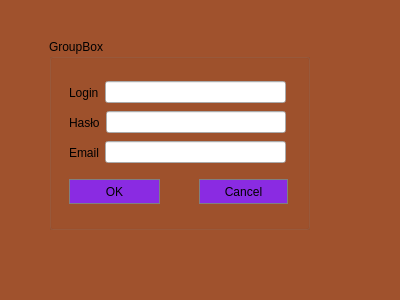
<?xml version="1.0" encoding="UTF-8"?>
<ui version="4.0">
 <class>Rejestracja</class>
 <widget class="QDialog" name="Rejestracja">
  <property name="geometry">
   <rect>
    <x>0</x>
    <y>0</y>
    <width>400</width>
    <height>300</height>
   </rect>
  </property>
  <property name="windowTitle">
   <string>Dialog</string>
  </property>
  <property name="styleSheet">
   <string notr="true">QDialog
{
	background-color: #A0522D;
}</string>
  </property>
  <widget class="QGroupBox" name="groupBox_Rejestracja">
   <property name="geometry">
    <rect>
     <x>49</x>
     <y>39</y>
     <width>261</width>
     <height>191</height>
    </rect>
   </property>
   <property name="title">
    <string>GroupBox</string>
   </property>
   <widget class="QPushButton" name="pushButton_OK">
    <property name="geometry">
     <rect>
      <x>20</x>
      <y>140</y>
      <width>91</width>
      <height>25</height>
     </rect>
    </property>
    <property name="styleSheet">
     <string notr="true">QPushButton{
	background-color: #8A2BE2;
	border: 1px solid gray;
	padding: 5px;
}

QPushButton:pressed{
	background-color: yellow;
	border: 1px solid gray;
	padding: 5px;
}</string>
    </property>
    <property name="text">
     <string>OK</string>
    </property>
   </widget>
   <widget class="QWidget" name="layoutWidget">
    <property name="geometry">
     <rect>
      <x>20</x>
      <y>70</y>
      <width>217</width>
      <height>27</height>
     </rect>
    </property>
    <layout class="QHBoxLayout" name="horizontalLayout_2">
     <item>
      <widget class="QLabel" name="label_2">
       <property name="text">
        <string>Hasło</string>
       </property>
      </widget>
     </item>
     <item>
      <widget class="QLineEdit" name="lineEdit_Haslo">
       <property name="echoMode">
        <enum>QLineEdit::Password</enum>
       </property>
      </widget>
     </item>
    </layout>
   </widget>
   <widget class="QWidget" name="layoutWidget_2">
    <property name="geometry">
     <rect>
      <x>20</x>
      <y>40</y>
      <width>217</width>
      <height>27</height>
     </rect>
    </property>
    <layout class="QHBoxLayout" name="horizontalLayout">
     <item>
      <widget class="QLabel" name="label">
       <property name="text">
        <string>Login</string>
       </property>
      </widget>
     </item>
     <item>
      <widget class="QLineEdit" name="lineEdit_Login"/>
     </item>
    </layout>
   </widget>
   <widget class="QWidget" name="layoutWidget_3">
    <property name="geometry">
     <rect>
      <x>20</x>
      <y>100</y>
      <width>217</width>
      <height>27</height>
     </rect>
    </property>
    <layout class="QHBoxLayout" name="horizontalLayout_3">
     <item>
      <widget class="QLabel" name="label_3">
       <property name="text">
        <string>Email</string>
       </property>
      </widget>
     </item>
     <item>
      <widget class="QLineEdit" name="lineEdit_Email"/>
     </item>
    </layout>
   </widget>
   <widget class="QPushButton" name="pushButton_Cancel">
    <property name="geometry">
     <rect>
      <x>150</x>
      <y>140</y>
      <width>89</width>
      <height>25</height>
     </rect>
    </property>
    <property name="styleSheet">
     <string notr="true">QPushButton{
	background-color: #8A2BE2;
	border: 1px solid gray;
	padding: 5px;
}

QPushButton:pressed{
	background-color: yellow;
	border: 1px solid gray;
	padding: 5px;
}</string>
    </property>
    <property name="text">
     <string>Cancel</string>
    </property>
   </widget>
  </widget>
 </widget>
 <resources/>
 <connections/>
</ui>
